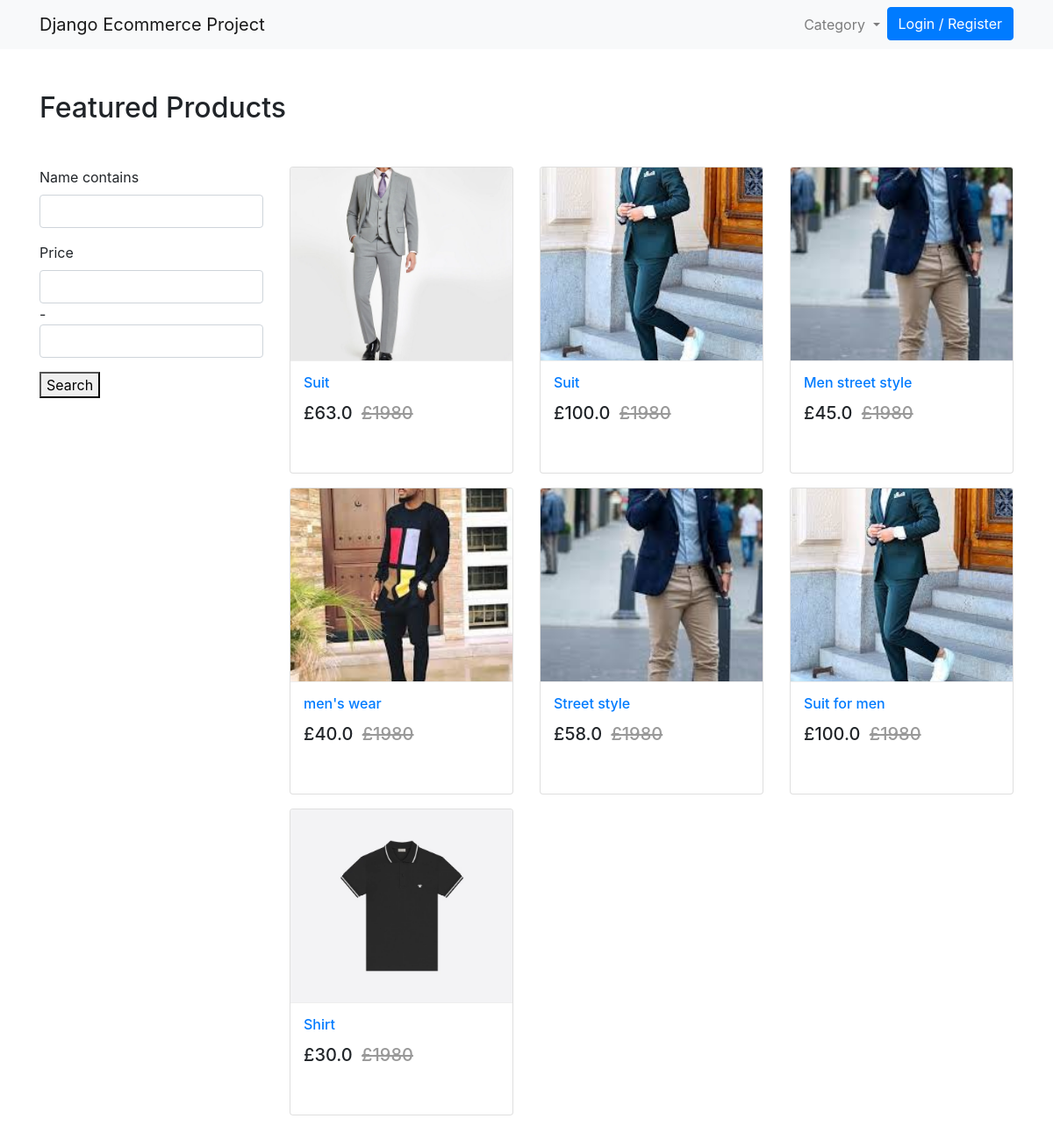
The page / on the database its author committed.
### products/models.py (models this page shows, shortened)
class  Product(models.Model):
    mainimage = models.ImageField(upload_to='products/', blank=True)
    name = models.CharField(max_length=300)
    slug = models.SlugField()
    category = models.ForeignKey(Category, on_delete=models.CASCADE)
    preview_text = models.TextField(max_length=200, verbose_name='Preview Text')
    detail_text = models.TextField(max_length=1000, verbose_name='Detail Text')
    price = models.FloatField()
    def get_absolute_url(self):
        return reverse("mainapp:product", kwargs={
            'slug': self.slug
        })

### products/views.py (the view)
# urls.py: 2. Add a URL to urlpatterns:  path('', views.home, name='home')
def home(request):
        product_list = Product.objects.all()
        product_filter = ProductFilter(request.GET, queryset=product_list)
        return render(request, 'products/home.html',{'filter': product_filter})

### products/templates/products/home.html
{% extends 'products/base.html' %}
{% load crispy_forms_tags %}
{% block content %}
<div class="container my-5">
   <h2 class="my-5">Featured Products</h2>
   <div class="row">
      <div class="col-md-3">
         <form method="get">
            {{ filter.form| crispy }}
            <button type="submit">Search</button>
         </form>
      </div>
      <div class="col-md-9">
         <div class="row">
            {% for product in filter.qs %}
            <div class="col-md-6 col-sm-12 col-lg-4">
               <figure class="card card-product">
                  <div class="img-wrap">
                     <img src="media/{{ product.mainimage }}" style="width: 100%; height: 300px;">
                  </div>
                  <figcaption class="info-wrap">
                     <h6 class="title text-dots"><a href="{{ product.get_absolute_url }}">{{ product.name }}</a></h6>
                     <div class="action-wrap">
                        <div class="price-wrap h5">
                           <span class="price-new">£{{product.price}}</span>
                           <del class="price-old">£1980</del>
                        </div>
                     </div>
                  </figcaption>
               </figure>
            </div>
            {% endfor %}
         </div>
      </div>
   </div>
</div>
{% endblock %}

### products/templates/products/base.html (style rules this page uses)
.card { height: 350px; }
.card-product:after { content: ""; display: table; clear: both; visibility: hidden; }
.card-product .price-new, .card-product .price { margin-right: 5px; }
.card-product .price-old { color: #999; }
.card-product .img-wrap { border-radius: 3px 3px 0 0; overflow: hidden; position: relative; height: 220px; object-fit: cover; text-align: center; }
.card-product .img-wrap img { max-height: 100%; max-width: 100%; object-fit: cover; }
.card-product .info-wrap { overflow: hidden; padding: 15px; border-top: 1px solid #eee; }
.card-product .action-wrap { padding-top: 4px; margin-top: 4px; }
.card-product .title { margin-top: 0; }

### rows shown on the page
Product: mainimage (picture), name "Suit", price "63.0"
Product: mainimage (picture), name "Suit", price "100.0"
Product: mainimage (picture), name "Men street style", price "45.0"
Product: mainimage (picture), name "men's wear", price "40.0"
Product: mainimage (picture), name "Street style", price "58.0"
Product: mainimage (picture), name "Suit for men", price "100.0"
Product: mainimage (picture), name "Shirt", price "30.0"
